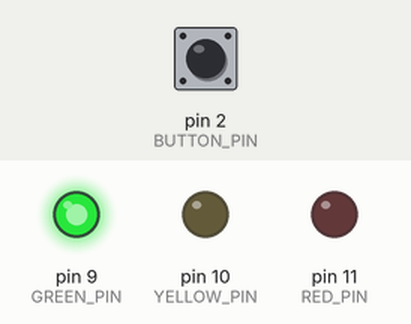
Recording of a sketch running on a simulated Arduino Uno, built with avr-gcc and run on an emulated ATmega328P. Shown: output pins drawn as LEDs (lit = HIGH). The test bench sets the inputs (shaded band); at power-on: pin 2 (BUTTON_PIN) HIGH.

Above: at 1.2 s.
1.3 s: pin 2 (BUTTON_PIN) pulled LOW for 0.15 s
At 2.7 s:
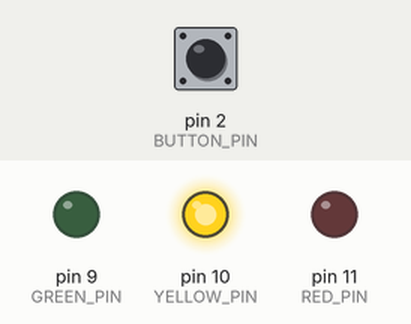
At 4.2 s:
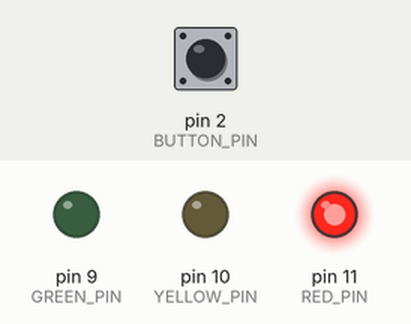
Timing chart, 0 to 9.8 s (numbered marks = the images above; inputs shaded):
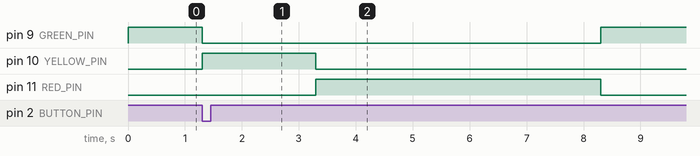

The sketch:

arduino-traffic-light.ino
```cpp
// Pin Assignments
const int RED_PIN = 11;
const int YELLOW_PIN = 10;
const int GREEN_PIN = 9;
const int BUTTON_PIN = 2;

// Traffic Light States
enum State {
  STATE_GREEN,
  STATE_YELLOW,
  STATE_RED
};

State currentState = STATE_GREEN;
unsigned long stateStartTime = 0;

void setup() {
  pinMode(RED_PIN, OUTPUT);
  pinMode(YELLOW_PIN, OUTPUT);
  pinMode(GREEN_PIN, OUTPUT);
  pinMode(BUTTON_PIN, INPUT_PULLUP);
}

void loop() {
  unsigned long currentMillis = millis();

  switch (currentState) {

    case STATE_GREEN:
      setLEDs(LOW, LOW, HIGH); // Green ON
      // If button is pressed, switch to Yellow phase
      if (digitalRead(BUTTON_PIN) == LOW) {
        currentState = STATE_YELLOW;
        stateStartTime = currentMillis;
      }
      break;

    case STATE_YELLOW:
      setLEDs(LOW, HIGH, LOW); // Yellow ON
      // Hold Yellow for 2000 ms (2 seconds)
      if (currentMillis - stateStartTime >= 2000) {
        currentState = STATE_RED;
        stateStartTime = currentMillis;
      }
      break;

    case STATE_RED:
      setLEDs(HIGH, LOW, LOW); // Red ON
      // Hold Red for 5000 ms (5 seconds)
      if (currentMillis - stateStartTime >= 5000) {
        currentState = STATE_GREEN;
      }
      break;
  }
}

// Helper function to handle LED states cleanly
void setLEDs(int red, int yellow, int green) {
  digitalWrite(RED_PIN, red);
  digitalWrite(YELLOW_PIN, yellow);
  digitalWrite(GREEN_PIN, green);
}
```

Measured:
- after the input at 1.3 s, pin 9 (GREEN_PIN): HIGH → LOW at once, → HIGH 7.0 s later; pin 10 (YELLOW_PIN): LOW → HIGH at once, → LOW 2.0 s later; pin 11 (RED_PIN): LOW → HIGH after 2.0 s, → LOW 5.0 s later
